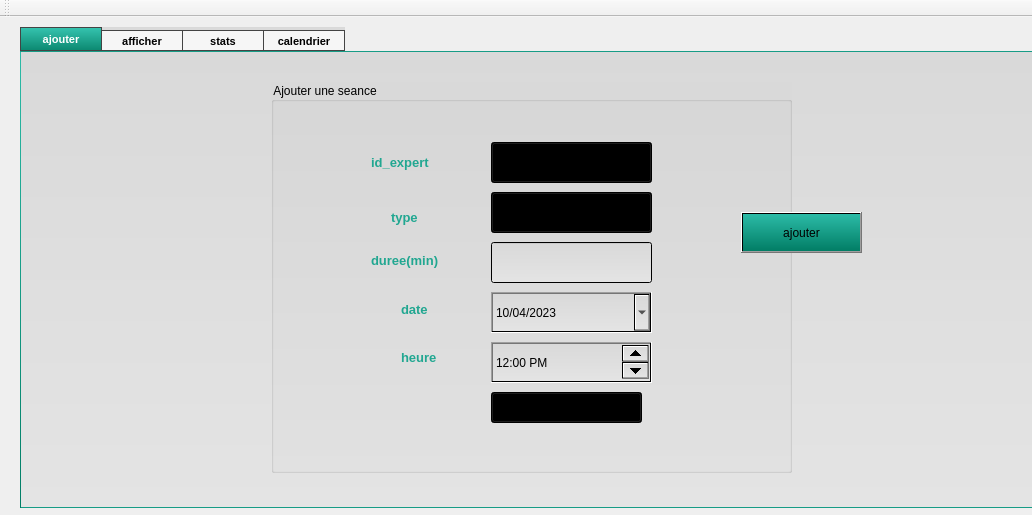
<?xml version="1.0" encoding="UTF-8"?>
<ui version="4.0">
 <class>MainWindow</class>
 <widget class="QMainWindow" name="MainWindow">
  <property name="geometry">
   <rect>
    <x>0</x>
    <y>0</y>
    <width>1032</width>
    <height>515</height>
   </rect>
  </property>
  <property name="windowTitle">
   <string>Gestion des Clients</string>
  </property>
  <widget class="QWidget" name="centralWidget">
   <widget class="QTabWidget" name="Modifier">
    <property name="geometry">
     <rect>
      <x>20</x>
      <y>10</y>
      <width>1021</width>
      <height>481</height>
     </rect>
    </property>
    <property name="styleSheet">
     <string notr="true">QWidget
{
	background-color: qlineargradient(spread:repeat, x1:1, y1:0, x2:1, y2:1, stop:0 rgba(217, 217, 217, 255),stop:1 rgba(228, 228, 228, 255));
	color: #000000;

}


/*-----QLabel-----*/
QLabel
{
	background-color: transparent;
	color: qlineargradient(spread:repeat, x1:1, y1:0, x2:1, y2:1, stop:0 rgba(54, 197, 177, 255),stop:1 rgba(11, 135, 111, 255));
	font-size: 10pt;
	font-weight: bold;
	border-color: #000000;

}


/*-----QToolButton-----*/
QToolButton
{
	background-color: qlineargradient(spread:repeat, x1:1, y1:0, x2:1, y2:1, stop:0 rgba(44, 187, 167, 255),stop:1 rgba(1, 125, 101, 255));
	color: #fff;
	font-size: 12pt;
	border-radius: 4px;
	padding: 10px;

}


QToolButton::pressed
{
	background-color: qlineargradient(spread:repeat, x1:1, y1:0, x2:1, y2:1, stop:0 rgba(54, 197, 177, 255),stop:1 rgba(11, 135, 111, 255));

}


/*-----QTabWidget-----*/
QTabBar::tab 
{
	font-size: 8pt;
	font-weight: bold;
	width: 80px;
    border: 1px solid #444;
    padding-top: 3px;
    padding-bottom: 2px;
    margin-right: -1px;

}

QTabWidget::pane 
{
    border: 1px solid qlineargradient(spread:repeat, x1:1, y1:0, x2:1, y2:1, stop:0 rgba(44, 187, 167, 255),stop:1 rgba(1, 125, 101, 255));;

}

QTabBar::tab:last
{
    margin-right: 0; 

}

QTabBar::tab:first:!selected
{
	margin-left: 0px; 

}

QTabBar::tab:!selected
{
    color: #000;
    margin-top: 3px;
    background-color: #f6f6f6;

}

QTabBar::tab:selected
{
	background-color: qlineargradient(spread:repeat, x1:1, y1:0, x2:1, y2:1, stop:0 rgba(54, 197, 177, 255),stop:1 rgba(11, 135, 111, 255));
	color: #fff;

}

QTabBar::tab:!selected:hover
{
    background-color: qlineargradient(spread:repeat, x1:1, y1:0, x2:1, y2:1, stop:0 rgba(44, 187, 167, 255),stop:1 rgba(1, 125, 101, 255));

}
QCalendarWidget QWidget#qt_calendar_calendarview {
    background-color: white;
}
QPushButton{
	background-color: qlineargradient(spread:repeat, x1:1, y1:0, x2:1, y2:1, stop:0 rgba(44, 187, 167, 255),stop:1 rgba(1, 125, 101, 255));

}
QPushButton::default{
	background-color: qlineargradient(spread:repeat, x1:1, y1:0, x2:1, y2:1, stop:0 rgba(44, 187, 167, 255),stop:1 rgba(1, 125, 101, 255));

}
QPushButton:hover{
background-color: light green;

}
QPushButton:pressed{
	
}</string>
    </property>
    <property name="currentIndex">
     <number>0</number>
    </property>
    <widget class="QWidget" name="ajouter">
     <attribute name="title">
      <string>ajouter</string>
     </attribute>
     <widget class="QGroupBox" name="groupBox">
      <property name="geometry">
       <rect>
        <x>250</x>
        <y>30</y>
        <width>521</width>
        <height>391</height>
       </rect>
      </property>
      <property name="styleSheet">
       <string notr="true"/>
      </property>
      <property name="title">
       <string>Ajouter une seance</string>
      </property>
      <widget class="QLabel" name="label_2">
       <property name="geometry">
        <rect>
         <x>100</x>
         <y>60</y>
         <width>101</width>
         <height>41</height>
        </rect>
       </property>
       <property name="styleSheet">
        <string notr="true"/>
       </property>
       <property name="text">
        <string>id_expert</string>
       </property>
      </widget>
      <widget class="QLabel" name="label_4">
       <property name="geometry">
        <rect>
         <x>120</x>
         <y>120</y>
         <width>51</width>
         <height>31</height>
        </rect>
       </property>
       <property name="styleSheet">
        <string notr="true"/>
       </property>
       <property name="text">
        <string>type</string>
       </property>
      </widget>
      <widget class="QLabel" name="label_5">
       <property name="geometry">
        <rect>
         <x>100</x>
         <y>170</y>
         <width>111</width>
         <height>16</height>
        </rect>
       </property>
       <property name="styleSheet">
        <string notr="true"/>
       </property>
       <property name="text">
        <string>duree(min)</string>
       </property>
      </widget>
      <widget class="QLabel" name="label_6">
       <property name="geometry">
        <rect>
         <x>130</x>
         <y>220</y>
         <width>47</width>
         <height>14</height>
        </rect>
       </property>
       <property name="styleSheet">
        <string notr="true"/>
       </property>
       <property name="text">
        <string>date</string>
       </property>
      </widget>
      <widget class="QLineEdit" name="duree">
       <property name="geometry">
        <rect>
         <x>220</x>
         <y>160</y>
         <width>161</width>
         <height>41</height>
        </rect>
       </property>
       <property name="styleSheet">
        <string notr="true"/>
       </property>
      </widget>
      <widget class="QComboBox" name="id_exp">
       <property name="geometry">
        <rect>
         <x>220</x>
         <y>60</y>
         <width>161</width>
         <height>41</height>
        </rect>
       </property>
       <property name="styleSheet">
        <string notr="true"/>
       </property>
      </widget>
      <widget class="QLabel" name="label">
       <property name="geometry">
        <rect>
         <x>130</x>
         <y>260</y>
         <width>71</width>
         <height>31</height>
        </rect>
       </property>
       <property name="styleSheet">
        <string notr="true"/>
       </property>
       <property name="text">
        <string>heure</string>
       </property>
      </widget>
      <widget class="QTimeEdit" name="heure">
       <property name="geometry">
        <rect>
         <x>220</x>
         <y>260</y>
         <width>161</width>
         <height>41</height>
        </rect>
       </property>
       <property name="styleSheet">
        <string notr="true"/>
       </property>
       <property name="maximumTime">
        <time>
         <hour>16</hour>
         <minute>0</minute>
         <second>0</second>
        </time>
       </property>
       <property name="minimumTime">
        <time>
         <hour>8</hour>
         <minute>0</minute>
         <second>0</second>
        </time>
       </property>
       <property name="displayFormat">
        <string>hh:mm AP</string>
       </property>
       <property name="time">
        <time>
         <hour>12</hour>
         <minute>0</minute>
         <second>0</second>
        </time>
       </property>
      </widget>
      <widget class="QDateEdit" name="date">
       <property name="geometry">
        <rect>
         <x>220</x>
         <y>210</y>
         <width>161</width>
         <height>41</height>
        </rect>
       </property>
       <property name="styleSheet">
        <string notr="true"/>
       </property>
       <property name="dateTime">
        <datetime>
         <hour>0</hour>
         <minute>0</minute>
         <second>0</second>
         <year>2023</year>
         <month>4</month>
         <day>10</day>
        </datetime>
       </property>
       <property name="maximumDateTime">
        <datetime>
         <hour>23</hour>
         <minute>59</minute>
         <second>59</second>
         <year>2023</year>
         <month>12</month>
         <day>31</day>
        </datetime>
       </property>
       <property name="minimumDateTime">
        <datetime>
         <hour>0</hour>
         <minute>0</minute>
         <second>0</second>
         <year>2023</year>
         <month>4</month>
         <day>10</day>
        </datetime>
       </property>
       <property name="displayFormat">
        <string notr="true">dd/MM/yyyy</string>
       </property>
       <property name="calendarPopup">
        <bool>true</bool>
       </property>
      </widget>
      <widget class="QComboBox" name="type">
       <property name="geometry">
        <rect>
         <x>220</x>
         <y>110</y>
         <width>161</width>
         <height>41</height>
        </rect>
       </property>
       <property name="styleSheet">
        <string notr="true"/>
       </property>
       <item>
        <property name="text">
         <string>sport</string>
        </property>
       </item>
       <item>
        <property name="text">
         <string>consultation</string>
        </property>
       </item>
      </widget>
      <widget class="QComboBox" name="id_equ">
       <property name="geometry">
        <rect>
         <x>220</x>
         <y>310</y>
         <width>151</width>
         <height>31</height>
        </rect>
       </property>
      </widget>
     </widget>
     <widget class="QLabel" name="label_3">
      <property name="geometry">
       <rect>
        <x>0</x>
        <y>-80</y>
        <width>801</width>
        <height>581</height>
       </rect>
      </property>
      <property name="styleSheet">
       <string notr="true">font: 81 12pt &quot;Rockwell Extra Bold&quot;;</string>
      </property>
      <property name="text">
       <string/>
      </property>
      <property name="pixmap">
       <pixmap>../background.png</pixmap>
      </property>
     </widget>
     <widget class="QPushButton" name="ajouter_5">
      <property name="geometry">
       <rect>
        <x>720</x>
        <y>160</y>
        <width>121</width>
        <height>41</height>
       </rect>
      </property>
      <property name="styleSheet">
       <string notr="true"/>
      </property>
      <property name="text">
       <string>ajouter</string>
      </property>
     </widget>
     <zorder>label_3</zorder>
     <zorder>groupBox</zorder>
     <zorder>ajouter_5</zorder>
    </widget>
    <widget class="QWidget" name="tab_2">
     <attribute name="title">
      <string>afficher</string>
     </attribute>
     <widget class="QGroupBox" name="groupBox_5">
      <property name="geometry">
       <rect>
        <x>10</x>
        <y>60</y>
        <width>371</width>
        <height>351</height>
       </rect>
      </property>
      <property name="title">
       <string>Modifier/Supprimer</string>
      </property>
      <widget class="QLabel" name="label_23">
       <property name="geometry">
        <rect>
         <x>90</x>
         <y>40</y>
         <width>91</width>
         <height>21</height>
        </rect>
       </property>
       <property name="text">
        <string>id_seance</string>
       </property>
      </widget>
      <widget class="QLabel" name="label_24">
       <property name="geometry">
        <rect>
         <x>90</x>
         <y>80</y>
         <width>81</width>
         <height>21</height>
        </rect>
       </property>
       <property name="text">
        <string>id_expert</string>
       </property>
      </widget>
      <widget class="QLabel" name="label_25">
       <property name="geometry">
        <rect>
         <x>120</x>
         <y>120</y>
         <width>51</width>
         <height>21</height>
        </rect>
       </property>
       <property name="text">
        <string>type</string>
       </property>
      </widget>
      <widget class="QLabel" name="label_26">
       <property name="geometry">
        <rect>
         <x>110</x>
         <y>160</y>
         <width>51</width>
         <height>16</height>
        </rect>
       </property>
       <property name="text">
        <string>duree</string>
       </property>
      </widget>
      <widget class="QLabel" name="label_27">
       <property name="geometry">
        <rect>
         <x>120</x>
         <y>200</y>
         <width>47</width>
         <height>14</height>
        </rect>
       </property>
       <property name="text">
        <string>date</string>
       </property>
      </widget>
      <widget class="QLineEdit" name="id_seance_5">
       <property name="geometry">
        <rect>
         <x>190</x>
         <y>30</y>
         <width>131</width>
         <height>31</height>
        </rect>
       </property>
      </widget>
      <widget class="QLineEdit" name="duree_5">
       <property name="geometry">
        <rect>
         <x>190</x>
         <y>150</y>
         <width>131</width>
         <height>31</height>
        </rect>
       </property>
      </widget>
      <widget class="QPushButton" name="modifier">
       <property name="geometry">
        <rect>
         <x>210</x>
         <y>270</y>
         <width>101</width>
         <height>31</height>
        </rect>
       </property>
       <property name="text">
        <string>Modifier</string>
       </property>
      </widget>
      <widget class="QPushButton" name="supprimer">
       <property name="geometry">
        <rect>
         <x>210</x>
         <y>310</y>
         <width>101</width>
         <height>31</height>
        </rect>
       </property>
       <property name="text">
        <string>Supprimer</string>
       </property>
      </widget>
      <widget class="QLineEdit" name="id_exp_5">
       <property name="geometry">
        <rect>
         <x>190</x>
         <y>70</y>
         <width>131</width>
         <height>31</height>
        </rect>
       </property>
      </widget>
      <widget class="QLabel" name="label_8">
       <property name="geometry">
        <rect>
         <x>110</x>
         <y>240</y>
         <width>47</width>
         <height>14</height>
        </rect>
       </property>
       <property name="text">
        <string>heure</string>
       </property>
      </widget>
      <widget class="QDateEdit" name="type_5">
       <property name="geometry">
        <rect>
         <x>190</x>
         <y>190</y>
         <width>131</width>
         <height>31</height>
        </rect>
       </property>
       <property name="dateTime">
        <datetime>
         <hour>0</hour>
         <minute>0</minute>
         <second>0</second>
         <year>2023</year>
         <month>4</month>
         <day>10</day>
        </datetime>
       </property>
       <property name="maximumDateTime">
        <datetime>
         <hour>23</hour>
         <minute>59</minute>
         <second>59</second>
         <year>2023</year>
         <month>12</month>
         <day>31</day>
        </datetime>
       </property>
       <property name="minimumDateTime">
        <datetime>
         <hour>0</hour>
         <minute>0</minute>
         <second>0</second>
         <year>2023</year>
         <month>4</month>
         <day>10</day>
        </datetime>
       </property>
       <property name="displayFormat">
        <string notr="true">dd/MM/yyyy</string>
       </property>
       <property name="calendarPopup">
        <bool>true</bool>
       </property>
       <property name="date">
        <date>
         <year>2023</year>
         <month>4</month>
         <day>10</day>
        </date>
       </property>
      </widget>
      <widget class="QComboBox" name="date_5">
       <property name="geometry">
        <rect>
         <x>190</x>
         <y>110</y>
         <width>131</width>
         <height>31</height>
        </rect>
       </property>
       <item>
        <property name="text">
         <string>sport</string>
        </property>
       </item>
       <item>
        <property name="text">
         <string>consultation</string>
        </property>
       </item>
      </widget>
      <widget class="QTimeEdit" name="heure_2">
       <property name="geometry">
        <rect>
         <x>190</x>
         <y>230</y>
         <width>131</width>
         <height>31</height>
        </rect>
       </property>
       <property name="maximumTime">
        <time>
         <hour>16</hour>
         <minute>0</minute>
         <second>0</second>
        </time>
       </property>
       <property name="minimumTime">
        <time>
         <hour>8</hour>
         <minute>0</minute>
         <second>0</second>
        </time>
       </property>
       <property name="displayFormat">
        <string>hh:mm AP</string>
       </property>
       <property name="time">
        <time>
         <hour>12</hour>
         <minute>0</minute>
         <second>0</second>
        </time>
       </property>
      </widget>
     </widget>
     <widget class="QLabel" name="label_7">
      <property name="geometry">
       <rect>
        <x>-20</x>
        <y>-40</y>
        <width>1011</width>
        <height>551</height>
       </rect>
      </property>
      <property name="styleSheet">
       <string notr="true"/>
      </property>
      <property name="text">
       <string/>
      </property>
      <property name="pixmap">
       <pixmap>../background.png</pixmap>
      </property>
     </widget>
     <widget class="QPushButton" name="pdf">
      <property name="geometry">
       <rect>
        <x>424</x>
        <y>10</y>
        <width>81</width>
        <height>31</height>
       </rect>
      </property>
      <property name="styleSheet">
       <string notr="true"/>
      </property>
      <property name="text">
       <string>pdf</string>
      </property>
     </widget>
     <widget class="QLineEdit" name="rechetxt">
      <property name="geometry">
       <rect>
        <x>590</x>
        <y>10</y>
        <width>141</width>
        <height>31</height>
       </rect>
      </property>
      <property name="text">
       <string/>
      </property>
     </widget>
     <widget class="QPushButton" name="tri_2">
      <property name="geometry">
       <rect>
        <x>330</x>
        <y>10</y>
        <width>81</width>
        <height>31</height>
       </rect>
      </property>
      <property name="styleSheet">
       <string notr="true"/>
      </property>
      <property name="text">
       <string>tri</string>
      </property>
     </widget>
     <widget class="QTableView" name="tableView">
      <property name="geometry">
       <rect>
        <x>390</x>
        <y>50</y>
        <width>611</width>
        <height>381</height>
       </rect>
      </property>
     </widget>
     <zorder>label_7</zorder>
     <zorder>groupBox_5</zorder>
     <zorder>pdf</zorder>
     <zorder>rechetxt</zorder>
     <zorder>tri_2</zorder>
     <zorder>tableView</zorder>
    </widget>
    <widget class="QWidget" name="tab_3">
     <attribute name="title">
      <string>stats</string>
     </attribute>
     <widget class="QWidget" name="verticalLayoutWidget">
      <property name="geometry">
       <rect>
        <x>130</x>
        <y>50</y>
        <width>741</width>
        <height>351</height>
       </rect>
      </property>
      <layout class="QVBoxLayout" name="stats"/>
     </widget>
    </widget>
    <widget class="QWidget" name="tab">
     <attribute name="title">
      <string>calendrier</string>
     </attribute>
     <widget class="QCalendarWidget" name="calendarWidget">
      <property name="geometry">
       <rect>
        <x>70</x>
        <y>0</y>
        <width>821</width>
        <height>331</height>
       </rect>
      </property>
      <property name="styleSheet">
       <string notr="true">QCalendarWidget {
    font-size: 15px;
    color: rgb(180, 180, 180);
    selection-background-color: rgb(64, 64, 64);
    selection-color: rgb(0, 255, 0);
background-color:white;
}</string>
      </property>
     </widget>
     <widget class="QTableView" name="tableView_2">
      <property name="geometry">
       <rect>
        <x>500</x>
        <y>340</y>
        <width>271</width>
        <height>81</height>
       </rect>
      </property>
     </widget>
     <widget class="QTableView" name="tableView_3">
      <property name="geometry">
       <rect>
        <x>240</x>
        <y>340</y>
        <width>251</width>
        <height>81</height>
       </rect>
      </property>
     </widget>
    </widget>
   </widget>
  </widget>
  <widget class="QMenuBar" name="menuBar">
   <property name="geometry">
    <rect>
     <x>0</x>
     <y>0</y>
     <width>1032</width>
     <height>26</height>
    </rect>
   </property>
  </widget>
  <widget class="QToolBar" name="mainToolBar">
   <attribute name="toolBarArea">
    <enum>TopToolBarArea</enum>
   </attribute>
   <attribute name="toolBarBreak">
    <bool>false</bool>
   </attribute>
  </widget>
 </widget>
 <layoutdefault spacing="6" margin="11"/>
 <resources/>
 <connections/>
</ui>
